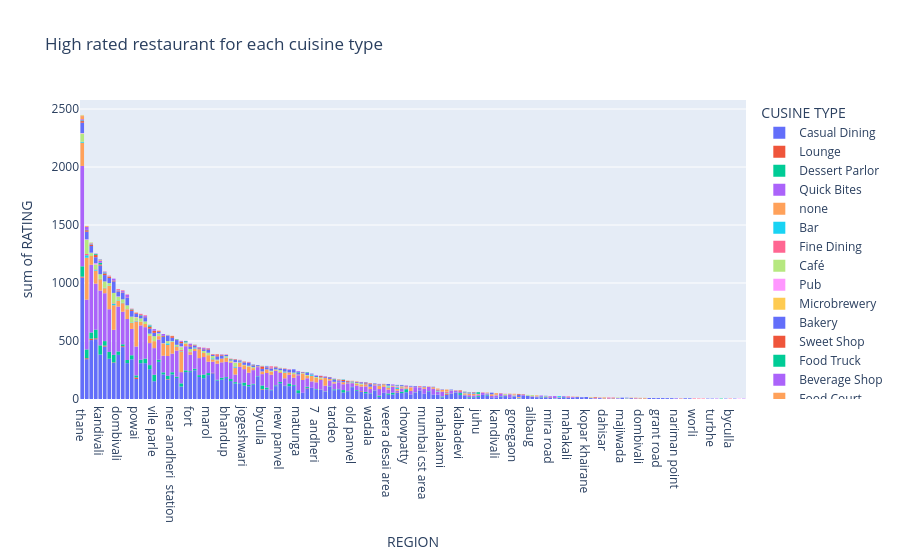

This figure's notebook cell:
### Code cell
# Q5) Which places have the highest rated restaurant for each Cuisine Type in Mumbai?

fig = px.histogram(
    high_rated,
    x="REGION",
    y="RATING",
    color="CUSINE TYPE",
    title="High rated restaurant for each cuisine type",
).update_xaxes(categoryorder="total descending")
fig.show()

### Figure 1 — Plotly figure (JSON) as saved in the notebook; plotly's stock layout.template omitted (floating-point values rounded to 4 significant figures; data arrays with more than 128 entries replaced by an {"elided": "..."} marker saying what was removed)
{"data": [{"bingroup": "x", "histfunc": "sum", "hovertemplate": "CUSINE TYPE=Casual Dining<br>REGION=%{x}<br>sum of RATING=%{y}<extra></extra>", "legendgroup": "Casual Dining", "marker": {"color": "#636efa", "pattern": {"shape": ""}}, "name": "Casual Dining", "orientation": "v", "showlegend": true, "type": "histogram", "x": {"elided": "4107 str values"}, "xaxis": "x", "y": {"elided": "4107 float values"}, "yaxis": "y"}, {"bingroup": "x", "histfunc": "sum", "hovertemplate": "CUSINE TYPE=Lounge<br>REGION=%{x}<br>sum of RATING=%{y}<extra></extra>", "legendgroup": "Lounge", "marker": {"color": "#EF553B", "pattern": {"shape": ""}}, "name": "Lounge", "orientation": "v", "showlegend": true, "type": "histogram", "x": [" andheri ", "ghodbunder road", "byculla", "powai", "borivali ", "mira road", "powai", "powai", "malad ", "bandra kurla complex", " vashi", " bandra ", "cbd-belapur", " thane ", "mira road", "borivali ", " vashi", "chembur", "malad ", "vikhroli", " mira road", "mira road", " thane ", "chembur", " andheri ", "lower parel", " mahakali"], "xaxis": "x", "y": [4.9, 4.7, 4.6, 4.5, 4.5, 4.2, 4.2, 4.1, 4.1, 4.0, 4.0, 4.0, 4.0, 4.0, 4.0, 4.0, 4.0, 3.9, 3.9, 3.8, 3.8, 3.8, 3.8, 3.8, 3.5, 3.5, 3.4], "yaxis": "y"}, {"bingroup": "x", "histfunc": "sum", "hovertemplate": "CUSINE TYPE=Dessert Parlor<br>REGION=%{x}<br>sum of RATING=%{y}<extra></extra>", "legendgroup": "Dessert Parlor", "marker": {"color": "#00cc96", "pattern": {"shape": ""}}, "name": "Dessert Parlor", "orientation": "v", "showlegend": true, "type": "histogram", "x": {"elided": "431 str values"}, "xaxis": "x", "y": {"elided": "431 float values"}, "yaxis": "y"}, {"bingroup": "x", "histfunc": "sum", "hovertemplate": "CUSINE TYPE=Quick Bites<br>REGION=%{x}<br>sum of RATING=%{y}<extra></extra>", "legendgroup": "Quick Bites", "marker": {"color": "#ab63fa", "pattern": {"shape": ""}}, "name": "Quick Bites", "orientation": "v", "showlegend": true, "type": "histogram", "x": {"elided": "3540 str values"}, "xaxis": "x", "y": {"elided": "3540 float values"}, "yaxis": "y"}, {"bingroup": "x", "histfunc": "sum", "hovertemplate": "CUSINE TYPE=none<br>REGION=%{x}<br>sum of RATING=%{y}<extra></extra>", "legendgroup": "none", "marker": {"color": "#FFA15A", "pattern": {"shape": ""}}, "name": "none", "orientation": "v", "showlegend": true, "type": "histogram", "x": {"elided": "1127 str values"}, "xaxis": "x", "y": {"elided": "1127 float values"}, "yaxis": "y"}, {"bingroup": "x", "histfunc": "sum", "hovertemplate": "CUSINE TYPE=Bar<br>REGION=%{x}<br>sum of RATING=%{y}<extra></extra>", "legendgroup": "Bar", "marker": {"color": "#19d3f3", "pattern": {"shape": ""}}, "name": "Bar", "orientation": "v", "showlegend": true, "type": "histogram", "x": ["khar", " marol", "lower parel", "dadar ", " marol", "lower parel", " andheri ", " andheri ", "lower parel", " andheri ", " thane ", "bandra kurla complex", "bandra kurla complex", "worli", "cbd-belapur", "veera desai area", "chembur", " andheri ", "borivali ", " bandra ", "powai", "cbd-belapur", "mulund ", " bandra ", "veera desai area", " bandra ", "bandra kurla complex", "juhu", "airoli", " thane ", "kandivali ", "breach candy", "juhu", "old panvel", "goregaon ", " powai", "sakinaka", "near andheri  station", " andheri ", "malad ", "malad ", "dadar shivaji park", " vashi", "dombivali ", "chakala", "sakinaka", "bhandup"], "xaxis": "x", "y": [4.7, 4.6, 4.6, 4.5, 4.5, 4.5, 4.5, 4.5, 4.4, 4.4, 4.4, 4.4, 4.3, 4.3, 4.3, 4.2, 4.2, 4.2, 4.2, 4.2, 4.1, 4.1, 4.1, 4.1, 4.1, 4.1, 4.1, 4.0, 4.0, 4.0, 3.9, 3.9, 3.9, 3.9, 3.9, 3.8, 3.7, 3.7, 3.7, 3.7, 3.7, 3.7, 3.7, 3.6, 3.5, 3.4, 3.2], "yaxis": "y"}, {"bingroup": "x", "histfunc": "sum", "hovertemplate": "CUSINE TYPE=Fine Dining<br>REGION=%{x}<br>sum of RATING=%{y}<extra></extra>", "legendgroup": "Fine Dining", "marker": {"color": "#FF6692", "pattern": {"shape": ""}}, "name": "Fine Dining", "orientation": "v", "showlegend": true, "type": "histogram", "x": [" worli", "colaba", "fort", "bandra kurla complex", " marine lines", "khar", " mahakali", " colaba", "powai", " bandra ", " andheri ", "juhu", "khar", " marine lines", "churchgate", " lower parel", "santacruz ", " churchgate", " juhu", " vashi", "kharghar", " chakala", "azad nagar", " colaba", "fort", "nariman point", "malad ", "dadar shivaji park", " vashi", "vashi", " juhu", " andheri ", " kharghar", " byculla", " andheri "], "xaxis": "x", "y": [4.6, 4.4, 4.4, 4.3, 4.3, 4.3, 4.3, 4.3, 4.3, 4.2, 4.2, 4.2, 4.2, 4.2, 4.2, 4.1, 4.1, 4.1, 4.0, 4.0, 4.0, 4.0, 3.9, 3.9, 3.9, 3.8, 3.8, 3.8, 3.8, 3.7, 3.7, 3.7, 3.7, 3.6, 3.4], "yaxis": "y"}, {"bingroup": "x", "histfunc": "sum", "hovertemplate": "CUSINE TYPE=Café<br>REGION=%{x}<br>sum of RATING=%{y}<extra></extra>", "legendgroup": "Café", "marker": {"color": "#B6E880", "pattern": {"shape": ""}}, "name": "Café", "orientation": "v", "showlegend": true, "type": "histogram", "x": {"elided": "320 str values"}, "xaxis": "x", "y": {"elided": "320 float values"}, "yaxis": "y"}, {"bingroup": "x", "histfunc": "sum", "hovertemplate": "CUSINE TYPE=Pub<br>REGION=%{x}<br>sum of RATING=%{y}<extra></extra>", "legendgroup": "Pub", "marker": {"color": "#FF97FF", "pattern": {"shape": ""}}, "name": "Pub", "orientation": "v", "showlegend": true, "type": "histogram", "x": ["powai", " thane ", " goregaon ", " andheri ", "azad nagar", "bandra kurla complex", "juhu", "vashi", "malad ", "khar", "chowpatty", "khar", "dombivali ", "mira road", " cbd belapur", "malad ", "malad "], "xaxis": "x", "y": [4.5, 4.1, 4.0, 4.0, 4.0, 4.0, 4.0, 3.9, 3.9, 3.9, 3.8, 3.8, 3.7, 3.5, 3.5, 3.4, 3.1], "yaxis": "y"}, {"bingroup": "x", "histfunc": "sum", "hovertemplate": "CUSINE TYPE=Microbrewery<br>REGION=%{x}<br>sum of RATING=%{y}<extra></extra>", "legendgroup": "Microbrewery", "marker": {"color": "#FECB52", "pattern": {"shape": ""}}, "name": "Microbrewery", "orientation": "v", "showlegend": true, "type": "histogram", "x": ["powai"], "xaxis": "x", "y": [4.4], "yaxis": "y"}, {"bingroup": "x", "histfunc": "sum", "hovertemplate": "CUSINE TYPE=Bakery<br>REGION=%{x}<br>sum of RATING=%{y}<extra></extra>", "legendgroup": "Bakery", "marker": {"color": "#636efa", "pattern": {"shape": ""}}, "name": "Bakery", "orientation": "v", "showlegend": true, "type": "histogram", "x": {"elided": "537 str values"}, "xaxis": "x", "y": {"elided": "537 float values"}, "yaxis": "y"}, {"bingroup": "x", "histfunc": "sum", "hovertemplate": "CUSINE TYPE=Sweet Shop<br>REGION=%{x}<br>sum of RATING=%{y}<extra></extra>", "legendgroup": "Sweet Shop", "marker": {"color": "#EF553B", "pattern": {"shape": ""}}, "name": "Sweet Shop", "orientation": "v", "showlegend": true, "type": "histogram", "x": ["mahakali", " thane ", "juhu", " bandra ", "malad ", " powai", "byculla", "dadar ", "kandivali ", "malad ", "ghatkopar ", "mohammad ali road", "mira road", "vile parle ", "malad ", "near andheri  station", "santacruz ", "ghatkopar ", "ulhasnagar", "chowpatty", "kurla", "khar", "mumbai central", "bhayandar", "grant road", "vile parle ", "worli", "mumbai central", "dahisar ", "vile parle ", "mira road", "peddar road", "borivali ", "wadala", "byculla", "khar", "mulund ", "mulund ", "near andheri  station", "malad ", "ghatkopar ", "fort", "borivali ", "sewri", "vile parle ", "kalbadevi", " andheri ", "byculla", "prabhadevi", "byculla", "grant road", "dombivali ", "powai", " andheri ", "mohammad ali road", "near andheri  station", "mahim", "vashi", "byculla", " bandra ", "santacruz ", "chembur", "kopar khairane", "nerul", "vasai", "kamothe", "kharghar", " thane ", "borivali ", "peddar road", "fort", "kandivali ", "airoli", "goregaon ", "fort", "4 bungalows", "breach candy", "jogeshwari", "mazgaon", "cbd-belapur", " kandivali ", "ghatkopar ", "powai", "mira road", "kalyan", "ulhasnagar", "wadala", "ghatkopar ", " andheri ", "dahisar ", "mulund ", "girgaum", "vashi", "sanpada", " thane ", "malabar hill", "kandivali ", "marol", "grant road", "goregaon ", "sion", "seawoods", "tardeo", "goregaon ", "vile parle ", "kopar khairane", "ulhasnagar", "khar", "borivali ", "malad ", "kopar khairane", " thane ", "kalbadevi", "near andheri  station", "malabar hill", "malad ", "chandivali", "marol", "kamothe", "kalbadevi", " andheri ", "bandra ", "byculla"], "xaxis": "x", "y": [4.3, 4.3, 4.1, 4.1, 4.0, 4.0, 4.0, 3.9, 3.9, 3.9, 3.9, 3.9, 3.8, 3.8, 3.8, 3.7, 3.7, 3.7, 3.7, 3.7, 3.7, 3.7, 3.7, 3.7, 3.7, 3.7, 3.7, 3.6, 3.6, 3.6, 3.6, 3.6, 3.6, 3.6, 3.6, 3.6, 3.5, 3.5, 3.5, 3.5, 3.5, 3.5, 3.5, 3.5, 3.5, 3.5, 3.5, 3.5, 3.5, 3.5, 3.5, 3.4, 3.4, 3.4, 3.4, 3.4, 3.4, 3.4, 3.4, 3.4, 3.4, 3.4, 3.4, 3.4, 3.4, 3.3, 3.3, 3.3, 3.3, 3.3, 3.3, 3.3, 3.3, 3.3, 3.3, 3.3, 3.3, 3.3, 3.3, 3.2, 3.2, 3.2, 3.2, 3.2, 3.2, 3.2, 3.2, 3.2, 3.2, 3.2, 3.2, 3.2, 3.2, 3.2, 3.1, 3.1, 3.1, 3.1, 3.1, 3.1, 3.1, 3.1, 3.1, 3.1, 3.1, 3.1, 3.1, 3.0, 3.0, 3.0, 3.0, 3.0, 3.0, 3.0, 2.9, 2.9, 2.9, 2.9, 2.9, 2.8, 2.8, 2.8, 2.8], "yaxis": "y"}, {"bingroup": "x", "histfunc": "sum", "hovertemplate": "CUSINE TYPE=Food Truck<br>REGION=%{x}<br>sum of RATING=%{y}<extra></extra>", "legendgroup": "Food Truck", "marker": {"color": "#00cc96", "pattern": {"shape": ""}}, "name": "Food Truck", "orientation": "v", "showlegend": true, "type": "histogram", "x": ["matunga ", "virar", "ghatkopar ", " juhu", "malad ", "kandivali ", "kalyan", "vikhroli", "kandivali ", "bandra kurla complex", "virar", "mulund ", "airoli", "bhayandar", "mira road", "malad ", "tardeo", "kandivali ", "borivali ", " juhu", " juhu", "kandivali ", " juhu", "ghatkopar ", " thane ", " andheri ", "chakala", "santacruz ", "kurla", " thane "], "xaxis": "x", "y": [4.3, 4.1, 3.9, 3.9, 3.9, 3.8, 3.8, 3.7, 3.7, 3.7, 3.6, 3.6, 3.6, 3.5, 3.5, 3.5, 3.5, 3.4, 3.4, 3.4, 3.4, 3.4, 3.4, 3.3, 3.1, 3.1, 3.1, 3.1, 3.0, 2.9], "yaxis": "y"}, {"bingroup": "x", "histfunc": "sum", "hovertemplate": "CUSINE TYPE=Beverage Shop<br>REGION=%{x}<br>sum of RATING=%{y}<extra></extra>", "legendgroup": "Beverage Shop", "marker": {"color": "#ab63fa", "pattern": {"shape": ""}}, "name": "Beverage Shop", "orientation": "v", "showlegend": true, "type": "histogram", "x": ["7  andheri ", " andheri ", " andheri ", "charni road", " andheri ", "kandivali ", "charni road", "fort", "borivali ", "vasai", " powai", "santacruz ", "vile parle ", " andheri ", "khar", "vile parle ", "kharghar", "chowpatty", " bandra ", "ghatkopar ", "mahakali", "kharghar", "girgaon chowpatty", " andheri ", "chakala", "nerul", "vile parle ", "khar", "goregaon ", "chandivali", "mazgaon", "dadar ", " andheri ", "nerul", "dombivali ", "santacruz ", "chembur", "lower parel", "virar", " bandra ", "fort", " thane ", " bandra ", "kandivali ", " mira road", "kharghar", "matunga ", "parel", "jogeshwari", "kandivali ", " malad ", "chembur", "sanpada", "matunga ", " thane ", "kharghar", "ulhasnagar", "kharghar", "vasai", "fort", "kandivali ", "kandivali ", "marol", "girgaum", "sion", " thane ", " ghatkopar ", "byculla", "tardeo", "kurla", "dahisar ", "borivali ", " bandra ", "malad ", "mira road", "kharghar", "bandra kurla complex", "mira road", "sion", "girgaum", "chembur", "powai", "santacruz ", "kharghar", "fort", "vile parle ", " andheri ", "lower parel", "santacruz ", "santacruz ", " bandra "], "xaxis": "x", "y": [4.2, 4.2, 4.2, 4.2, 4.1, 4.0, 4.0, 4.0, 3.9, 3.9, 3.9, 3.9, 3.9, 3.9, 3.8, 3.8, 3.8, 3.8, 3.8, 3.8, 3.8, 3.8, 3.8, 3.7, 3.7, 3.7, 3.7, 3.7, 3.7, 3.7, 3.7, 3.7, 3.7, 3.7, 3.6, 3.6, 3.6, 3.6, 3.6, 3.6, 3.6, 3.5, 3.5, 3.5, 3.5, 3.5, 3.5, 3.5, 3.5, 3.5, 3.5, 3.5, 3.5, 3.4, 3.4, 3.4, 3.4, 3.4, 3.4, 3.4, 3.4, 3.4, 3.4, 3.3, 3.3, 3.3, 3.3, 3.3, 3.2, 3.2, 3.2, 3.2, 3.2, 3.1, 3.1, 3.1, 3.1, 3.1, 3.1, 3.0, 3.0, 3.0, 3.0, 3.0, 3.0, 2.9, 2.9, 2.8, 2.8, 2.8, 2.5], "yaxis": "y"}, {"bingroup": "x", "histfunc": "sum", "hovertemplate": "CUSINE TYPE=Food Court<br>REGION=%{x}<br>sum of RATING=%{y}<extra></extra>", "legendgroup": "Food Court", "marker": {"color": "#FFA15A", "pattern": {"shape": ""}}, "name": "Food Court", "orientation": "v", "showlegend": true, "type": "histogram", "x": ["powai", "jogeshwari", " andheri ", " thane ", " goregaon ", " andheri ", " chembur", " goregaon ", " thane ", "old panvel", "kandivali ", "seawoods", " mulund ", " panvel", " powai", " kurla", " kalyan", " thane ", " ghatkopar ", " powai", "kandivali ", " thane ", " thane ", " thane ", " dahisar ", " vashi", " dombivali ", " seawoods", " vashi", "vashi", " dahisar ", " thane ", " kalyan", " powai", " thane ", "near andheri  station", " kandivali ", "goregaon ", " kharghar", " vashi", " kandivali ", " kandivali ", " vashi", " vasai", " vashi", " dombivali ", " dahisar ", " kurla", " kandivali ", " vashi"], "xaxis": "x", "y": [4.2, 3.9, 3.9, 3.8, 3.7, 3.7, 3.6, 3.6, 3.6, 3.5, 3.5, 3.4, 3.4, 3.4, 3.4, 3.4, 3.4, 3.4, 3.4, 3.3, 3.3, 3.3, 3.3, 3.3, 3.3, 3.2, 3.2, 3.2, 3.2, 3.2, 3.2, 3.1, 3.1, 3.1, 3.1, 3.1, 3.0, 3.0, 3.0, 3.0, 3.0, 3.0, 3.0, 2.9, 2.9, 2.7, 2.7, 2.7, 2.6, 2.4], "yaxis": "y"}, {"bingroup": "x", "histfunc": "sum", "hovertemplate": "CUSINE TYPE=Paan Shop<br>REGION=%{x}<br>sum of RATING=%{y}<extra></extra>", "legendgroup": "Paan Shop", "marker": {"color": "#19d3f3", "pattern": {"shape": ""}}, "name": "Paan Shop", "orientation": "v", "showlegend": true, "type": "histogram", "x": ["borivali ", "ghatkopar ", "kandivali ", "grant road", "girgaum", "dombivali "], "xaxis": "x", "y": [4.0, 3.6, 3.6, 3.4, 3.3, 3.1], "yaxis": "y"}, {"bingroup": "x", "histfunc": "sum", "hovertemplate": "CUSINE TYPE=Dhaba<br>REGION=%{x}<br>sum of RATING=%{y}<extra></extra>", "legendgroup": "Dhaba", "marker": {"color": "#FF6692", "pattern": {"shape": ""}}, "name": "Dhaba", "orientation": "v", "showlegend": true, "type": "histogram", "x": ["mumbra", "sion", "sion", "bhandup", "dombivali ", "kalyan", "sion", "mira road", "chembur", "cbd-belapur", "borivali ", "goregaon ", "kharghar", "mahakali", "mulund ", "nerul", "kopar khairane", "dombivali ", "khar", " thane ", "marol", "new panvel", "sanpada", "parel", "chakala", "vasai", "kalyan", "sanpada", "chembur", "dombivali ", "kalyan", "kopar khairane", "vasai", "bhayandar", "kandivali ", "ghodbunder road", "mumbra", "vashi"], "xaxis": "x", "y": [3.9, 3.8, 3.8, 3.8, 3.7, 3.6, 3.6, 3.6, 3.6, 3.5, 3.5, 3.4, 3.4, 3.4, 3.3, 3.3, 3.3, 3.2, 3.2, 3.2, 3.2, 3.2, 3.1, 3.1, 3.1, 3.0, 3.0, 3.0, 3.0, 3.0, 3.0, 2.9, 2.9, 2.9, 2.8, 2.8, 2.8, 2.3], "yaxis": "y"}, {"bingroup": "x", "histfunc": "sum", "hovertemplate": "CUSINE TYPE=Kiosk<br>REGION=%{x}<br>sum of RATING=%{y}<extra></extra>", "legendgroup": "Kiosk", "marker": {"color": "#B6E880", "pattern": {"shape": ""}}, "name": "Kiosk", "orientation": "v", "showlegend": true, "type": "histogram", "x": ["lower parel", "ghatkopar ", "new panvel", "dadar ", "kamala mills compound", "byculla", "sanpada", "kemps corner", "mira road", " thane ", "mira road", "mulund ", "churchgate"], "xaxis": "x", "y": [3.9, 3.7, 3.7, 3.7, 3.5, 3.5, 3.4, 3.4, 3.3, 3.2, 3.2, 3.2, 2.9], "yaxis": "y"}, {"bingroup": "x", "histfunc": "sum", "hovertemplate": "CUSINE TYPE=Confectionery<br>REGION=%{x}<br>sum of RATING=%{y}<extra></extra>", "legendgroup": "Confectionery", "marker": {"color": "#FF97FF", "pattern": {"shape": ""}}, "name": "Confectionery", "orientation": "v", "showlegend": true, "type": "histogram", "x": [" lower parel", "mahim", "mulund "], "xaxis": "x", "y": [3.6, 3.5, 3.3], "yaxis": "y"}, {"bingroup": "x", "histfunc": "sum", "hovertemplate": "CUSINE TYPE=Mess<br>REGION=%{x}<br>sum of RATING=%{y}<extra></extra>", "legendgroup": "Mess", "marker": {"color": "#FECB52", "pattern": {"shape": ""}}, "name": "Mess", "orientation": "v", "showlegend": true, "type": "histogram", "x": [" thane "], "xaxis": "x", "y": [3.6], "yaxis": "y"}, {"bingroup": "x", "histfunc": "sum", "hovertemplate": "CUSINE TYPE=Irani Cafe<br>REGION=%{x}<br>sum of RATING=%{y}<extra></extra>", "legendgroup": "Irani Cafe", "marker": {"color": "#636efa", "pattern": {"shape": ""}}, "name": "Irani Cafe", "orientation": "v", "showlegend": true, "type": "histogram", "x": ["mohammad ali road"], "xaxis": "x", "y": [3.6], "yaxis": "y"}, {"bingroup": "x", "histfunc": "sum", "hovertemplate": "CUSINE TYPE=Bhojanalya<br>REGION=%{x}<br>sum of RATING=%{y}<extra></extra>", "legendgroup": "Bhojanalya", "marker": {"color": "#EF553B", "pattern": {"shape": ""}}, "name": "Bhojanalya", "orientation": "v", "showlegend": true, "type": "histogram", "x": ["kopar khairane", "thane "], "xaxis": "x", "y": [3.5, 3.0], "yaxis": "y"}], "layout": {"barmode": "relative", "legend": {"title": {"text": "CUSINE TYPE"}, "tracegroupgap": 0}, "title": {"text": "High rated restaurant for each cuisine type"}, "xaxis": {"anchor": "y", "categoryorder": "total descending", "domain": [0, 1], "title": {"text": "REGION"}}, "yaxis": {"anchor": "x", "domain": [0, 1], "title": {"text": "sum of RATING"}}}}
